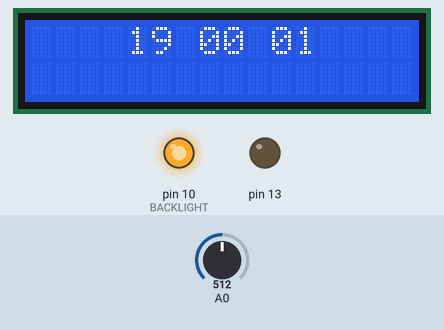
Bench run of a sketch on a simulated Arduino Uno, built with avr-gcc and run on an emulated ATmega328P. Shown: 16×2 character LCD, output pins drawn as LEDs (lit = HIGH). Dashed ring = blinking. The inputs (shaded band) are chosen by the test bench; at power-on: A0 = 512.

Above: at 2.2 s.
2.3 s: A0 set to 538
3.8 s: A0 set to 567
At 4.04 s:
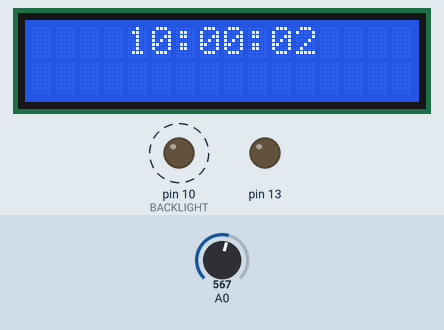
6.6 s: A0 set to 782
8.2 s: A0 set to 801
At 9.6 s:
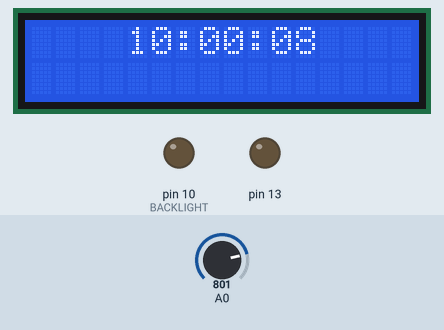
Timing chart, 0 to 11.2 s (numbered marks = the images above; inputs shaded):
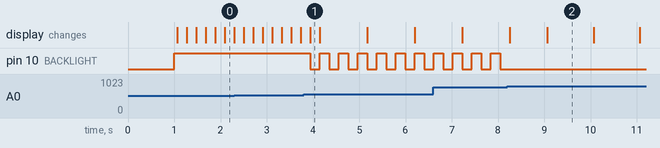

The sketch:

lcdclock.ino
```cpp
/*
 Simple LCD Timer
 Madnerd.org
 github.com/pigetArduino/lcdclock
-----------------------------------
 Components
-----------------------------------
Arduino Uno
DFROBOT LCD Keypad Shield

Usage
-----------------------------------
LEFT: -1 minute
RIGHT: +1 minute
UP: +1 hour
DOWN -1 hour
RST: Reset timer
Select: Turn off/on backlight

Source
--------
DFRobot LCD : https://www.dfrobot.com/wiki/index.php/LCD_KeyPad_Shield_For_Arduino_SKU:_DFR0009
Arduino DateTime: http://playground.arduino.cc/Code/DateTime
*/

#include <LiquidCrystal.h>
#include <TimeLib.h>

// Setup lcd screen
LiquidCrystal lcd(8, 9, 4, 5, 6, 7);

// The backlight led is on pin 10
const int BACKLIGHT = 10;
bool backlight = true;

// define buttons
int lcd_key     = 0;
int adc_key_in  = 0;
#define btnRIGHT  0
#define btnUP     1
#define btnDOWN   2
#define btnLEFT   3
#define btnSELECT 4
#define btnNONE   5

void setup() {
 //Disable onboard Led
 pinMode(13,OUTPUT);
 digitalWrite(13,LOW);

 //Turn on/off backlight
 pinMode(BACKLIGHT, OUTPUT);
 turnoff();
 delay(1000);
 turnon();

 //Serial.begin(9600);

 //Start LCD Screen
 lcd.begin(16, 2);
 //Setup Time
 setTime(0,0,0,1,1,2000);
}

//
void loop() {
  digitalClockDisplay(); //Display Time
  check_buttons(); //Check Buttons
}


/* Backlight */

void turnoff() {
  digitalWrite(BACKLIGHT, LOW);
}

void turnon() {
  digitalWrite(BACKLIGHT, HIGH);
}


/* Time */

// Add 0 if needed and print to next characters on lcd
void printDigits(byte digits) {
  if (digits < 10)
    lcd.print('0');
  lcd.print(digits);
}

//Make : : blink each seconds
char sep()
{
  if (second() % 2 == 0)
  {
    lcd.print(":");
  }
  else {
    lcd.print(" ");
  }
}


void digitalClockDisplay() {
  //Get current time
  now();

  //Center Text
  lcd.setCursor(4, 0);

  //Print time
  printDigits(hour());
  sep();
  printDigits(minute());
  sep();
  printDigits(second());

  // Debug
  //Serial.print(hour());
  //Serial.print(":");
  //Serial.print(minute());
  //Serial.print(":");
  //Serial.println(second());
}


/* BUTTONS */

//Buttons are all on Analog0
int read_LCD_buttons()
{
  adc_key_in = analogRead(0);
  if (adc_key_in > 1000) return btnNONE;
  if (adc_key_in < 50)   return btnRIGHT;
  if (adc_key_in < 195)  return btnUP;
  if (adc_key_in < 380)  return btnDOWN;
  if (adc_key_in < 555)  return btnLEFT;
  if (adc_key_in < 790)  return btnSELECT;
  return btnNONE;  // when all others fail, return this...
}

//Perform actions when buttons are pressed
int check_buttons() {
  lcd_key = read_LCD_buttons();  // read the buttons
  switch (lcd_key)               // depending on which button was pushed, we perform an action
  {

    //+1 hour
    case btnRIGHT:
      {
        adjustTime(3600);
        delay(200);
        break;
      }

    //-1 hour
    case btnLEFT:
      {

        adjustTime(-3600);
        //lcd.clear();
        delay(200);
        break;
      }
    //+1 minute
    case btnUP:
      {

        adjustTime(60);

        //lcd.clear();
        delay(200);
        break;
      }

    //-1 minute
    case btnDOWN:
      {
        adjustTime(-60);
        //lcd.clear();
        delay(200);
        break;
      }

    //On/Off Backlight
    case btnSELECT:
      {
        if (backlight) {
          turnoff();
          backlight = false;
        }
        else {
          turnon();
          backlight = true;
        }
        delay(200);
        break;
      }
    case btnNONE:
      {
        break;
      }
  }
}
```

Measured:
- the behaviour switches between 554 and 555 on A0 (found by bisection; images 0 and 1)
- the behaviour switches between 789 and 790 on A0 (found by bisection; images 1 and 2)
- after the input at 3.8 s, pin 10 (BACKLIGHT): alternates HIGH for 0.21 s and LOW for 0.21 s, starting after 0.14 s
- after the input at 8.2 s, pin 10 (BACKLIGHT): stops changing and stays LOW
- what the display in image 2 shows lasts 1.0 s, from 9.1 s to 10.1 s
